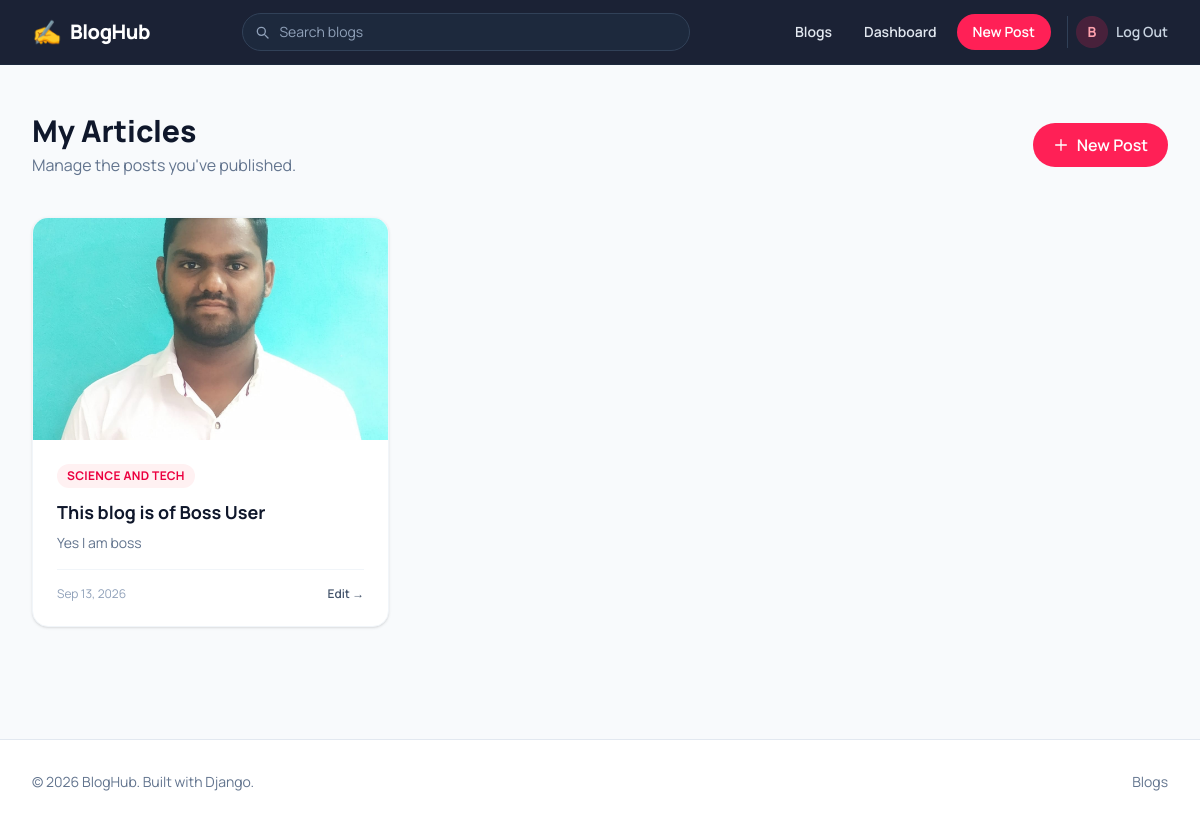
Page /accounts/dashboard/ (signed in) on the committed database.
### accounts/models.py (models this page shows, shortened)
class User(AbstractBaseUser, PermissionsMixin):
    roles = (
        ('admin','admin'),
        ('non-admin','non-admin')
    )
    id = models.UUIDField(primary_key=True, default=uuid.uuid4, unique=True, editable=False)
    email = models.EmailField(unique=True)
    full_name = models.CharField(max_length=50)
    phone_number = models.CharField()
    role = models.CharField(choices=roles, default='non-admin', max_length=15)
    created_at = models.DateTimeField(auto_now_add=True)
    updated_at = models.DateTimeField(auto_now=True)
    is_active = models.BooleanField(default=True)
    is_staff = models.BooleanField(default=False)
    is_superuser = models.BooleanField(default=False)
    objects = UserManager()
    USERNAME_FIELD = 'email'
    REQUIRED_FIELDS = []

### blogs/models.py (models this page shows, shortened)
class BlogPostsModel(models.Model):
    categories = (
            ('science and tech','science and tech'),
            ('politics', 'politics'),
            ('sports', 'sports'),
            ('infrasture', 'infrasture'),
            ('finance', 'finance')
        )
    title = models.CharField(max_length=100)
    description = models.TextField()
    category = models.CharField(choices=categories, max_length=40)
    author = models.ForeignKey(User, on_delete=models.CASCADE)
    photo = models.ImageField(upload_to='blog_photos/')
    created_at = models.DateTimeField(auto_now_add=True)
    updated_at = models.DateTimeField(auto_now=True)

### accounts/views.py (the view)
# urls.py: path('dashboard/', views.dashboardView, name='dashboard'),
@login_required
def dashboardView(request):
    blogs = BlogPostsModel.objects.filter(author = request.user)
    return render(request, 'accounts/dashboard.html', {'blogs': blogs})

### templates/accounts/dashboard.html (shortened to what this page needs)
{% extends 'base.html' %}
{% block content %}
<main class="max-w-7xl mx-auto w-full px-4 sm:px-6 lg:px-8 py-12 flex-1">
    <div class="flex flex-col sm:flex-row sm:items-center justify-between gap-4 mb-10">
        <div>
            <h1 class="text-3xl font-extrabold text-slate-900">My Articles</h1>
            <p class="text-slate-500 mt-1">Manage the posts you've published.</p>
        </div>
        <a href="{% url 'create-blog' %}"
            class="inline-flex items-center gap-2 bg-rose-500 hover:bg-rose-400 text-white font-semibold px-5 py-2.5 rounded-full transition w-fit">
            <svg class="w-4 h-4" fill="none" stroke="currentColor" viewBox="0 0 24 24"><path stroke-linecap="round" stroke-linejoin="round" stroke-width="2" d="M12 4v16m8-8H4"/></svg>
            New Post
        </a>
    </div>
    {% if blogs %}
    <div class="grid grid-cols-1 sm:grid-cols-2 lg:grid-cols-3 gap-8">
        {% for blog in blogs %}
        <a href="{% url 'detail-blog' blog.id %}"
            class="group flex flex-col bg-white rounded-2xl shadow-sm hover:shadow-xl border border-slate-100 overflow-hidden transition-all duration-300 hover:-translate-y-1">
            <div class="aspect-[16/10] w-full overflow-hidden bg-slate-100">
                {% if blog.photo %}
                <img src="{{ blog.photo.url }}" alt="{{ blog.title }}"
                    class="w-full h-full object-cover group-hover:scale-105 transition-transform duration-500">
                {% else %}
                <div class="w-full h-full flex items-center justify-center text-slate-300 text-4xl">✍️</div>
                {% endif %}
            </div>
            <div class="p-6 flex flex-col flex-1">
                <span class="inline-block w-fit text-xs font-bold uppercase tracking-wide text-rose-600 bg-rose-50 px-2.5 py-1 rounded-full mb-3">
                    {{ blog.category|title }}
                </span>
                <h3 class="text-lg font-bold text-slate-900 leading-snug mb-2 group-hover:text-rose-600 transition">
                    {{ blog.title|truncatewords:10 }}
                </h3>
                <p class="text-sm text-slate-500 mb-4 flex-1">
                    {{ blog.description|truncatewords:18 }}
                </p>
                <div class="flex items-center justify-between text-xs text-slate-400 pt-4 border-t border-slate-100">
                    <span>{{ blog.created_at|date:"M j, Y" }}</span>
                    <span class="font-semibold text-slate-600 group-hover:text-rose-600 transition">Edit →</span>
                </div>
            </div>
        </a>
        {% endfor %}
    </div>
    {% endif %}
</main>
{% endblock content %}

### templates/base.html (shortened to what this page needs)
{% load static %}
<!DOCTYPE html>
<html lang="en">
<head>
    <link rel="stylesheet" href="{% static 'css/output.css' %}">
</head>
<body class="min-h-screen flex flex-col bg-slate-50 font-[Manrope]">
    <nav class="sticky top-0 z-50 bg-slate-900/95 backdrop-blur border-b border-slate-800">
        <div class="max-w-7xl mx-auto px-4 sm:px-6 lg:px-8">
            <div class="flex justify-between items-center h-16 gap-4">
                <a href="{% url 'list-blogs' %}" class="flex items-center gap-2 shrink-0">
                    <span class="text-2xl">✍️</span>
                    <span class="font-extrabold text-xl text-white tracking-tight">BlogHub</span>
                </a>
                <form action="{% url 'search-blogs' %}" method="get" class="hidden md:flex flex-1 max-w-md">
                    <div class="relative w-full">
                        <svg class="absolute left-3 top-1/2 -translate-y-1/2 w-4 h-4 text-slate-400" fill="none" stroke="currentColor" viewBox="0 0 24 24"><path stroke-linecap="round" stroke-linejoin="round" stroke-width="2" d="M21 21l-4.35-4.35M17 11a6 6 0 11-12 0 6 6 0 0112 0z"/></svg>
                        <input type="text" placeholder="Search blogs" name="search_blogs"
                            class="w-full pl-9 pr-3 py-2 rounded-full bg-slate-800 text-slate-100 placeholder-slate-400 text-sm border border-slate-700 focus:outline-none focus:ring-2 focus:ring-rose-500 focus:border-transparent">
                    </div>
                </form>
                <div class="flex items-center gap-1 sm:gap-2 shrink-0">
                    <a href="{% url 'list-blogs' %}" class="hidden sm:inline-block text-sm font-semibold text-slate-200 hover:text-white px-3 py-2 rounded-lg hover:bg-slate-800 transition">Blogs</a>
                    {% if user.is_authenticated %}
                        <a href="{% url 'dashboard' %}" class="hidden sm:inline-block text-sm font-semibold text-slate-200 hover:text-white px-3 py-2 rounded-lg hover:bg-slate-800 transition">Dashboard</a>
                        <a href="{% url 'create-blog' %}" class="text-sm font-semibold bg-rose-500 hover:bg-rose-400 text-white px-4 py-2 rounded-full transition">New Post</a>
                        <div class="hidden md:flex items-center gap-2 pl-2 ml-2 border-l border-slate-700">
                            <span class="w-8 h-8 rounded-full bg-rose-500/20 text-rose-300 flex items-center justify-center text-sm font-bold">
                                {{ request.user.full_name|default:request.user.email|first|upper }}
                            </span>
                            <a href="{% url 'logout' %}" class="text-sm font-semibold text-slate-300 hover:text-white transition">Log Out</a>
                        </div>
                    {% elif request.path != '/accounts/login/' %}
                        <a href="{% url 'login' %}" class="text-sm font-semibold bg-rose-500 hover:bg-rose-400 text-white px-4 py-2 rounded-full transition">Login</a>
                    {% endif %}
                </div>
            </div>
        </div>
    </nav>
    <div class="flex-1 flex flex-col">
        {% block content %}
        {% endblock content %}
    </div>
    <footer class="border-t border-slate-200 bg-white mt-16">
        <div class="max-w-7xl mx-auto px-4 sm:px-6 lg:px-8 py-8 flex flex-col sm:flex-row justify-between items-center gap-3">
            <p class="text-sm text-slate-500">© {% now "Y" %} BlogHub. Built with Django.</p>
            <div class="flex items-center gap-4 text-sm text-slate-500">
                <a href="{% url 'list-blogs' %}" class="hover:text-slate-800 transition">Blogs</a>
            </div>
        </div>
    </footer>
</body>
</html>

### rows in the picture
User: user.full_name|first "B"
BlogPostsModel: photo (picture), category "SCIENCE AND TECH", title "This blog is of Boss User", description "Yes I am boss", created_at "Sep 13, 2026"
